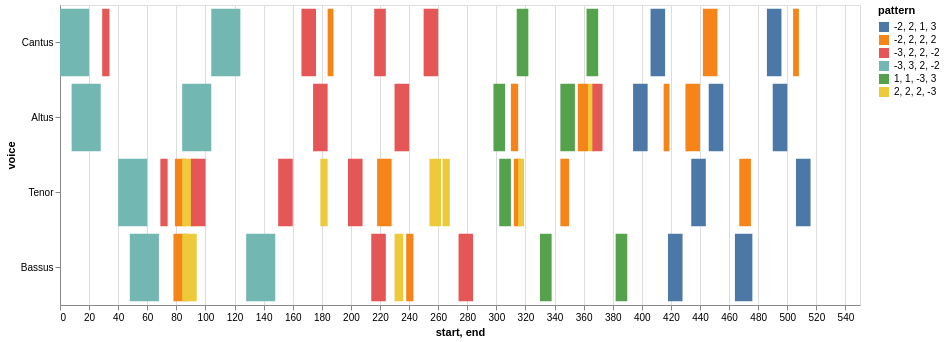
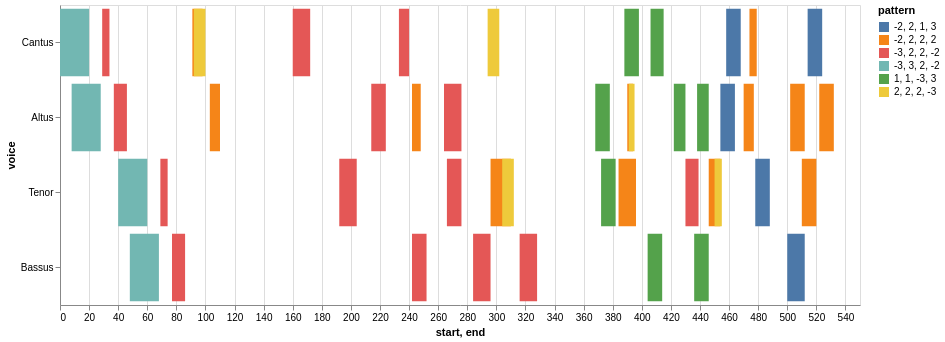
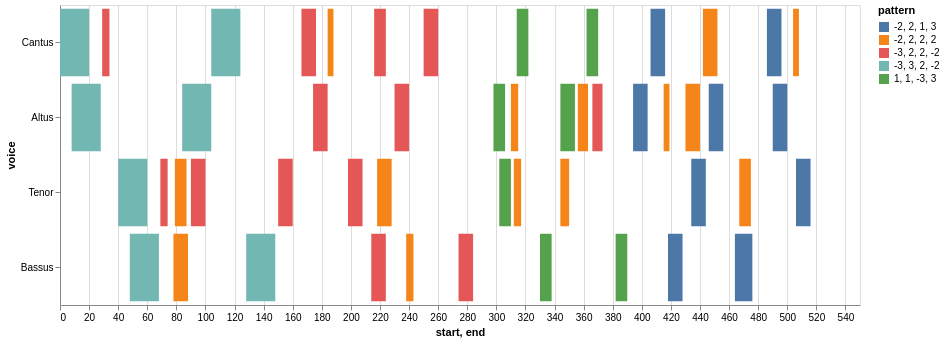
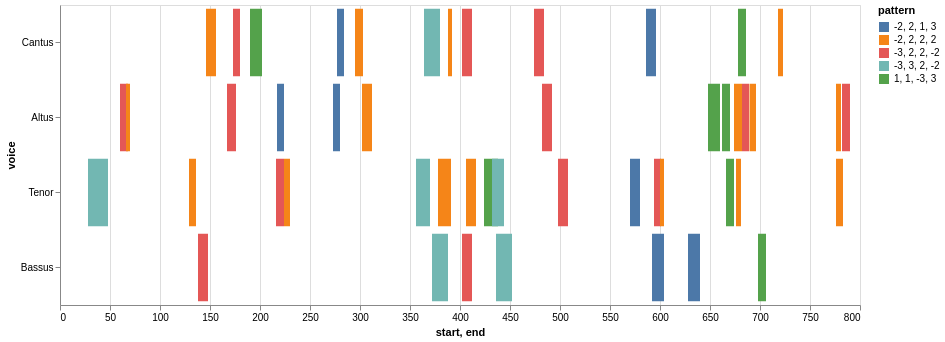

Source (notebook cell) for these figures, in order:
### Markdown cell above
## Now the Model Paired with Each Mass Movement

Showing only the 'shared' entries in each pair

### Code cell
# select the model from the list
model = piece_list[0]
prefix = 'https://crimproject.org/mei/' 
# prefix = 'Music_Files/'
url = prefix + model
model = importScore(url)

# find entries for model
nr = model.notes(combineUnisons=combineUnisons)
mel = model.melodic(df=nr, kind=kind, compound=False, unit=0, end=False)
mod_mel_ngrams = model.ngrams(df=mel, n=n)
mod_entry_ngrams = model.entries(df=mel, n=n, thematic=True, anywhere=True)
mod_mel_ngrams_duration = model.durations(df=mel, n=n, mask_df=mod_entry_ngrams)
mod_entries_stack = list(mod_entry_ngrams.stack().unique())

# find entries mass movements:
mass_movements = piece_list[1:6]

for movement in mass_movements:
    
    prefix = 'https://crimproject.org/mei/' 
    url = prefix + movement
    m_movement = importScore(url)
    nr = m_movement.notes(combineUnisons=combineUnisons)
    mel = m_movement.melodic(df=nr, kind=kind, compound=False, unit=0, end=False)
    mass_mvmt_mel_ngrams = m_movement.ngrams(df=mel, n=n)
    mass_mvmt_entries = m_movement.entries(df=mel, n=n, thematic=True, anywhere=True)
    mass_mvmt_mel_ngrams_duration = m_movement.durations(df=mel, n=n, mask_df=mass_mvmt_entries)
    mass_mvmt_entries_stack = mass_mvmt_entries.stack()

    
    # find shared entries
    
    shared_entries = list(set(mass_mvmt_entries_stack).intersection(mod_entries_stack))

    # print model metadata and chart
    print(model.metadata)

    display(viz.plot_ngrams_heatmap(mod_entry_ngrams, mod_mel_ngrams_duration, 
                        selected_patterns=shared_entries,
                        voices=[])) #.plot_ngrams_heatmap(entry_ngrams,


    # print mass movement metadata and chart
    print(m_movement.metadata)
    display(viz.plot_ngrams_heatmap(mass_mvmt_entries, mass_mvmt_mel_ngrams_duration, 
                                selected_patterns=shared_entries,
                                voices=[])) #.plot_ngrams_heatmap(entry_ngrams,

### Figure 1 — Vega-Lite specification as saved in the notebook (floating-point values rounded to 4 significant figures)
{"config": {"view": {"continuousWidth": 400, "continuousHeight": 300}}, "data": {"name": "data-013012e6e647ba80bcb718c33ed2841b"}, "mark": "bar", "encoding": {"color": {"field": "pattern", "type": "nominal"}, "opacity": {"condition": {"value": 1, "selection": "selector020"}, "value": 0.2}, "tooltip": [{"field": "start", "type": "quantitative"}, {"field": "end", "type": "quantitative"}, {"field": "pattern", "type": "nominal"}], "x": {"field": "start", "type": "quantitative"}, "x2": {"field": "end"}, "y": {"field": "voice", "sort": null, "type": "nominal"}}, "height": 300, "selection": {"selector020": {"type": "multi", "fields": ["pattern"]}}, "width": 800, "$schema": "https://vega.github.io/schema/vega-lite/v4.17.0.json", "datasets": {"data-013012e6e647ba80bcb718c33ed2841b": [{"start": 0.0, "voice": "Cantus", "pattern": "-3, 3, 2, -2", "end": 20.0}, {"start": 29.0, "voice": "Cantus", "pattern": "-3, 2, 2, -2", "end": 34.0}, {"start": 104.0, "voice": "Cantus", "pattern": "-3, 3, 2, -2", "end": 124.0}, {"start": 166.0, "voice": "Cantus", "pattern": "-3, 2, 2, -2", "end": 176.0}, {"start": 184.0, "voice": "Cantus", "pattern": "-2, 2, 2, 2", "end": 188.0}, {"start": 216.0, "voice": "Cantus", "pattern": "-3, 2, 2, -2", "end": 224.0}, {"start": 250.0, "voice": "Cantus", "pattern": "-3, 2, 2, -2", "end": 260.0}, {"start": 314.0, "voice": "Cantus", "pattern": "1, 1, -3, 3", "end": 322.0}, {"start": 362.0, "voice": "Cantus", "pattern": "1, 1, -3, 3", "end": 370.0}, {"start": 406.0, "voice": "Cantus", "pattern": "-2, 2, 1, 3", "end": 416.0}, {"start": 442.0, "voice": "Cantus", "pattern": "-2, 2, 2, 2", "end": 452.0}, {"start": 486.0, "voice": "Cantus", "pattern": "-2, 2, 1, 3", "end": 496.0}, {"start": 504.0, "voice": "Cantus", "pattern": "-2, 2, 2, 2", "end": 508.0}, {"start": 8.0, "voice": "Altus", "pattern": "-3, 3, 2, -2", "end": 28.0}, {"start": 84.0, "voice": "Altus", "pattern": "-3, 3, 2, -2", "end": 104.0}, {"start": 174.0, "voice": "Altus", "pattern": "-3, 2, 2, -2", "end": 184.0}, {"start": 230.0, "voice": "Altus", "pattern": "-3, 2, 2, -2", "end": 240.0}, {"start": 298.0, "voice": "Altus", "pattern": "1, 1, -3, 3", "end": 306.0}, {"start": 310.0, "voice": "Altus", "pattern": "-2, 2, 2, 2", "end": 315.0}, {"start": 344.0, "voice": "Altus", "pattern": "1, 1, -3, 3", "end": 354.0}, {"start": 356.0, "voice": "Altus", "pattern": "-2, 2, 2, 2", "end": 363.0}, {"start": 363.0, "voice": "Altus", "pattern": "2, 2, 2, -3", "end": 367.0}, {"start": 366.0, "voice": "Altus", "pattern": "-3, 2, 2, -2", "end": 373.0}, {"start": 394.0, "voice": "Altus", "pattern": "-2, 2, 1, 3", "end": 404.0}, {"start": 415.0, "voice": "Altus", "pattern": "-2, 2, 2, 2", "end": 419.0}, {"start": 430.0, "voice": "Altus", "pattern": "-2, 2, 2, 2", "end": 440.0}, {"start": 446.0, "voice": "Altus", "pattern": "-2, 2, 1, 3", "end": 456.0}, {"start": 490.0, "voice": "Altus", "pattern": "-2, 2, 1, 3", "end": 500.0}, {"start": 40.0, "voice": "Tenor", "pattern": "-3, 3, 2, -2", "end": 60.0}, {"start": 69.0, "voice": "Tenor", "pattern": "-3, 2, 2, -2", "end": 74.0}, {"start": 79.0, "voice": "Tenor", "pattern": "-2, 2, 2, 2", "end": 87.0}, {"start": 84.0, "voice": "Tenor", "pattern": "2, 2, 2, -3", "end": 94.0}, {"start": 90.0, "voice": "Tenor", "pattern": "-3, 2, 2, -2", "end": 100.0}, {"start": 150.0, "voice": "Tenor", "pattern": "-3, 2, 2, -2", "end": 160.0}, {"start": 179.0, "voice": "Tenor", "pattern": "2, 2, 2, -3", "end": 184.0}, {"start": 198.0, "voice": "Tenor", "pattern": "-3, 2, 2, -2", "end": 208.0}, {"start": 218.0, "voice": "Tenor", "pattern": "-2, 2, 2, 2", "end": 228.0}, {"start": 254.0, "voice": "Tenor", "pattern": "2, 2, 2, -3", "end": 262.0}, {"start": 263.0, "voice": "Tenor", "pattern": "2, 2, 2, -3", "end": 268.0}, {"start": 302.0, "voice": "Tenor", "pattern": "1, 1, -3, 3", "end": 310.0}, {"start": 312.0, "voice": "Tenor", "pattern": "-2, 2, 2, 2", "end": 317.0}, {"start": 315.0, "voice": "Tenor", "pattern": "2, 2, 2, -3", "end": 319.0}, {"start": 344.0, "voice": "Tenor", "pattern": "-2, 2, 2, 2", "end": 350.0}, {"start": 434.0, "voice": "Tenor", "pattern": "-2, 2, 1, 3", "end": 444.0}, {"start": 467.0, "voice": "Tenor", "pattern": "-2, 2, 2, 2", "end": 475.0}, {"start": 506.0, "voice": "Tenor", "pattern": "-2, 2, 1, 3", "end": 516.0}, {"start": 48.0, "voice": "Bassus", "pattern": "-3, 3, 2, -2", "end": 68.0}, {"start": 78.0, "voice": "Bassus", "pattern": "-2, 2, 2, 2", "end": 88.0}, {"start": 84.0, "voice": "Bassus", "pattern": "2, 2, 2, -3", "end": 94.0}, {"start": 128.0, "voice": "Bassus", "pattern": "-3, 3, 2, -2", "end": 148.0}, {"start": 214.0, "voice": "Bassus", "pattern": "-3, 2, 2, -2", "end": 224.0}, {"start": 230.0, "voice": "Bassus", "pattern": "2, 2, 2, -3", "end": 236.0}, {"start": 238.0, "voice": "Bassus", "pattern": "-2, 2, 2, 2", "end": 243.0}, {"start": 274.0, "voice": "Bassus", "pattern": "-3, 2, 2, -2", "end": 284.0}, {"start": 330.0, "voice": "Bassus", "pattern": "1, 1, -3, 3", "end": 338.0}, {"start": 382.0, "voice": "Bassus", "pattern": "1, 1, -3, 3", "end": 390.0}, {"start": 418.0, "voice": "Bassus", "pattern": "-2, 2, 1, 3", "end": 428.0}, {"start": 464.0, "voice": "Bassus", "pattern": "-2, 2, 1, 3", "end": 476.0}]}}

### Figure 2 — Vega-Lite specification as saved in the notebook (floating-point values rounded to 4 significant figures)
{"config": {"view": {"continuousWidth": 400, "continuousHeight": 300}}, "data": {"name": "data-01be9d7d100cb99664e1f2adacc27492"}, "mark": "bar", "encoding": {"color": {"field": "pattern", "type": "nominal"}, "opacity": {"condition": {"value": 1, "selection": "selector021"}, "value": 0.2}, "tooltip": [{"field": "start", "type": "quantitative"}, {"field": "end", "type": "quantitative"}, {"field": "pattern", "type": "nominal"}], "x": {"field": "start", "type": "quantitative"}, "x2": {"field": "end"}, "y": {"field": "voice", "sort": null, "type": "nominal"}}, "height": 300, "selection": {"selector021": {"type": "multi", "fields": ["pattern"]}}, "width": 800, "$schema": "https://vega.github.io/schema/vega-lite/v4.17.0.json", "datasets": {"data-01be9d7d100cb99664e1f2adacc27492": [{"start": 0.0, "voice": "Cantus", "pattern": "-3, 3, 2, -2", "end": 20.0}, {"start": 29.0, "voice": "Cantus", "pattern": "-3, 2, 2, -2", "end": 34.0}, {"start": 91.0, "voice": "Cantus", "pattern": "-2, 2, 2, 2", "end": 98.0}, {"start": 92.0, "voice": "Cantus", "pattern": "2, 2, 2, -3", "end": 100.0}, {"start": 160.0, "voice": "Cantus", "pattern": "-3, 2, 2, -2", "end": 172.0}, {"start": 233.0, "voice": "Cantus", "pattern": "-3, 2, 2, -2", "end": 240.0}, {"start": 294.0, "voice": "Cantus", "pattern": "2, 2, 2, -3", "end": 302.0}, {"start": 388.0, "voice": "Cantus", "pattern": "1, 1, -3, 3", "end": 398.0}, {"start": 406.0, "voice": "Cantus", "pattern": "1, 1, -3, 3", "end": 415.0}, {"start": 458.0, "voice": "Cantus", "pattern": "-2, 2, 1, 3", "end": 468.0}, {"start": 474.0, "voice": "Cantus", "pattern": "-2, 2, 2, 2", "end": 479.0}, {"start": 514.0, "voice": "Cantus", "pattern": "-2, 2, 1, 3", "end": 524.0}, {"start": 8.0, "voice": "Altus", "pattern": "-3, 3, 2, -2", "end": 28.0}, {"start": 37.0, "voice": "Altus", "pattern": "-3, 2, 2, -2", "end": 46.0}, {"start": 103.0, "voice": "Altus", "pattern": "-2, 2, 2, 2", "end": 110.0}, {"start": 214.0, "voice": "Altus", "pattern": "-3, 2, 2, -2", "end": 224.0}, {"start": 242.0, "voice": "Altus", "pattern": "-2, 2, 2, 2", "end": 248.0}, {"start": 264.0, "voice": "Altus", "pattern": "-3, 2, 2, -2", "end": 276.0}, {"start": 368.0, "voice": "Altus", "pattern": "1, 1, -3, 3", "end": 378.0}, {"start": 390.0, "voice": "Altus", "pattern": "-2, 2, 2, 2", "end": 394.0}, {"start": 391.0, "voice": "Altus", "pattern": "2, 2, 2, -3", "end": 395.0}, {"start": 422.0, "voice": "Altus", "pattern": "1, 1, -3, 3", "end": 430.0}, {"start": 438.0, "voice": "Altus", "pattern": "1, 1, -3, 3", "end": 446.0}, {"start": 454.0, "voice": "Altus", "pattern": "-2, 2, 1, 3", "end": 464.0}, {"start": 470.0, "voice": "Altus", "pattern": "-2, 2, 2, 2", "end": 477.0}, {"start": 502.0, "voice": "Altus", "pattern": "-2, 2, 2, 2", "end": 512.0}, {"start": 522.0, "voice": "Altus", "pattern": "-2, 2, 2, 2", "end": 532.0}, {"start": 40.0, "voice": "Tenor", "pattern": "-3, 3, 2, -2", "end": 60.0}, {"start": 69.0, "voice": "Tenor", "pattern": "-3, 2, 2, -2", "end": 74.0}, {"start": 192.0, "voice": "Tenor", "pattern": "-3, 2, 2, -2", "end": 204.0}, {"start": 266.0, "voice": "Tenor", "pattern": "-3, 2, 2, -2", "end": 276.0}, {"start": 296.0, "voice": "Tenor", "pattern": "-2, 2, 2, 2", "end": 310.0}, {"start": 304.0, "voice": "Tenor", "pattern": "2, 2, 2, -3", "end": 312.0}, {"start": 372.0, "voice": "Tenor", "pattern": "1, 1, -3, 3", "end": 382.0}, {"start": 384.0, "voice": "Tenor", "pattern": "-2, 2, 2, 2", "end": 396.0}, {"start": 430.0, "voice": "Tenor", "pattern": "-3, 2, 2, -2", "end": 439.0}, {"start": 446.0, "voice": "Tenor", "pattern": "-2, 2, 2, 2", "end": 454.0}, {"start": 450.0, "voice": "Tenor", "pattern": "2, 2, 2, -3", "end": 455.0}, {"start": 478.0, "voice": "Tenor", "pattern": "-2, 2, 1, 3", "end": 488.0}, {"start": 510.0, "voice": "Tenor", "pattern": "-2, 2, 2, 2", "end": 520.0}, {"start": 48.0, "voice": "Bassus", "pattern": "-3, 3, 2, -2", "end": 68.0}, {"start": 77.0, "voice": "Bassus", "pattern": "-3, 2, 2, -2", "end": 86.0}, {"start": 242.0, "voice": "Bassus", "pattern": "-3, 2, 2, -2", "end": 252.0}, {"start": 284.0, "voice": "Bassus", "pattern": "-3, 2, 2, -2", "end": 296.0}, {"start": 316.0, "voice": "Bassus", "pattern": "-3, 2, 2, -2", "end": 328.0}, {"start": 404.0, "voice": "Bassus", "pattern": "1, 1, -3, 3", "end": 414.0}, {"start": 436.0, "voice": "Bassus", "pattern": "1, 1, -3, 3", "end": 446.0}, {"start": 500.0, "voice": "Bassus", "pattern": "-2, 2, 1, 3", "end": 512.0}]}}

### Figure 3 — Vega-Lite specification as saved in the notebook (floating-point values rounded to 4 significant figures)
{"config": {"view": {"continuousWidth": 400, "continuousHeight": 300}}, "data": {"name": "data-44975e3e2d44b38c47da54573abdeed3"}, "mark": "bar", "encoding": {"color": {"field": "pattern", "type": "nominal"}, "opacity": {"condition": {"value": 1, "selection": "selector022"}, "value": 0.2}, "tooltip": [{"field": "start", "type": "quantitative"}, {"field": "end", "type": "quantitative"}, {"field": "pattern", "type": "nominal"}], "x": {"field": "start", "type": "quantitative"}, "x2": {"field": "end"}, "y": {"field": "voice", "sort": null, "type": "nominal"}}, "height": 300, "selection": {"selector022": {"type": "multi", "fields": ["pattern"]}}, "width": 800, "$schema": "https://vega.github.io/schema/vega-lite/v4.17.0.json", "datasets": {"data-44975e3e2d44b38c47da54573abdeed3": [{"start": 0.0, "voice": "Cantus", "pattern": "-3, 3, 2, -2", "end": 20.0}, {"start": 29.0, "voice": "Cantus", "pattern": "-3, 2, 2, -2", "end": 34.0}, {"start": 104.0, "voice": "Cantus", "pattern": "-3, 3, 2, -2", "end": 124.0}, {"start": 166.0, "voice": "Cantus", "pattern": "-3, 2, 2, -2", "end": 176.0}, {"start": 184.0, "voice": "Cantus", "pattern": "-2, 2, 2, 2", "end": 188.0}, {"start": 216.0, "voice": "Cantus", "pattern": "-3, 2, 2, -2", "end": 224.0}, {"start": 250.0, "voice": "Cantus", "pattern": "-3, 2, 2, -2", "end": 260.0}, {"start": 314.0, "voice": "Cantus", "pattern": "1, 1, -3, 3", "end": 322.0}, {"start": 362.0, "voice": "Cantus", "pattern": "1, 1, -3, 3", "end": 370.0}, {"start": 406.0, "voice": "Cantus", "pattern": "-2, 2, 1, 3", "end": 416.0}, {"start": 442.0, "voice": "Cantus", "pattern": "-2, 2, 2, 2", "end": 452.0}, {"start": 486.0, "voice": "Cantus", "pattern": "-2, 2, 1, 3", "end": 496.0}, {"start": 504.0, "voice": "Cantus", "pattern": "-2, 2, 2, 2", "end": 508.0}, {"start": 8.0, "voice": "Altus", "pattern": "-3, 3, 2, -2", "end": 28.0}, {"start": 84.0, "voice": "Altus", "pattern": "-3, 3, 2, -2", "end": 104.0}, {"start": 174.0, "voice": "Altus", "pattern": "-3, 2, 2, -2", "end": 184.0}, {"start": 230.0, "voice": "Altus", "pattern": "-3, 2, 2, -2", "end": 240.0}, {"start": 298.0, "voice": "Altus", "pattern": "1, 1, -3, 3", "end": 306.0}, {"start": 310.0, "voice": "Altus", "pattern": "-2, 2, 2, 2", "end": 315.0}, {"start": 344.0, "voice": "Altus", "pattern": "1, 1, -3, 3", "end": 354.0}, {"start": 356.0, "voice": "Altus", "pattern": "-2, 2, 2, 2", "end": 363.0}, {"start": 366.0, "voice": "Altus", "pattern": "-3, 2, 2, -2", "end": 373.0}, {"start": 394.0, "voice": "Altus", "pattern": "-2, 2, 1, 3", "end": 404.0}, {"start": 415.0, "voice": "Altus", "pattern": "-2, 2, 2, 2", "end": 419.0}, {"start": 430.0, "voice": "Altus", "pattern": "-2, 2, 2, 2", "end": 440.0}, {"start": 446.0, "voice": "Altus", "pattern": "-2, 2, 1, 3", "end": 456.0}, {"start": 490.0, "voice": "Altus", "pattern": "-2, 2, 1, 3", "end": 500.0}, {"start": 40.0, "voice": "Tenor", "pattern": "-3, 3, 2, -2", "end": 60.0}, {"start": 69.0, "voice": "Tenor", "pattern": "-3, 2, 2, -2", "end": 74.0}, {"start": 79.0, "voice": "Tenor", "pattern": "-2, 2, 2, 2", "end": 87.0}, {"start": 90.0, "voice": "Tenor", "pattern": "-3, 2, 2, -2", "end": 100.0}, {"start": 150.0, "voice": "Tenor", "pattern": "-3, 2, 2, -2", "end": 160.0}, {"start": 198.0, "voice": "Tenor", "pattern": "-3, 2, 2, -2", "end": 208.0}, {"start": 218.0, "voice": "Tenor", "pattern": "-2, 2, 2, 2", "end": 228.0}, {"start": 302.0, "voice": "Tenor", "pattern": "1, 1, -3, 3", "end": 310.0}, {"start": 312.0, "voice": "Tenor", "pattern": "-2, 2, 2, 2", "end": 317.0}, {"start": 344.0, "voice": "Tenor", "pattern": "-2, 2, 2, 2", "end": 350.0}, {"start": 434.0, "voice": "Tenor", "pattern": "-2, 2, 1, 3", "end": 444.0}, {"start": 467.0, "voice": "Tenor", "pattern": "-2, 2, 2, 2", "end": 475.0}, {"start": 506.0, "voice": "Tenor", "pattern": "-2, 2, 1, 3", "end": 516.0}, {"start": 48.0, "voice": "Bassus", "pattern": "-3, 3, 2, -2", "end": 68.0}, {"start": 78.0, "voice": "Bassus", "pattern": "-2, 2, 2, 2", "end": 88.0}, {"start": 128.0, "voice": "Bassus", "pattern": "-3, 3, 2, -2", "end": 148.0}, {"start": 214.0, "voice": "Bassus", "pattern": "-3, 2, 2, -2", "end": 224.0}, {"start": 238.0, "voice": "Bassus", "pattern": "-2, 2, 2, 2", "end": 243.0}, {"start": 274.0, "voice": "Bassus", "pattern": "-3, 2, 2, -2", "end": 284.0}, {"start": 330.0, "voice": "Bassus", "pattern": "1, 1, -3, 3", "end": 338.0}, {"start": 382.0, "voice": "Bassus", "pattern": "1, 1, -3, 3", "end": 390.0}, {"start": 418.0, "voice": "Bassus", "pattern": "-2, 2, 1, 3", "end": 428.0}, {"start": 464.0, "voice": "Bassus", "pattern": "-2, 2, 1, 3", "end": 476.0}]}}

### Figure 4 — Vega-Lite specification as saved in the notebook (floating-point values rounded to 4 significant figures)
{"config": {"view": {"continuousWidth": 400, "continuousHeight": 300}}, "data": {"name": "data-7afbc23f303ff42709e90ef765ad233b"}, "mark": "bar", "encoding": {"color": {"field": "pattern", "type": "nominal"}, "opacity": {"condition": {"value": 1, "selection": "selector023"}, "value": 0.2}, "tooltip": [{"field": "start", "type": "quantitative"}, {"field": "end", "type": "quantitative"}, {"field": "pattern", "type": "nominal"}], "x": {"field": "start", "type": "quantitative"}, "x2": {"field": "end"}, "y": {"field": "voice", "sort": null, "type": "nominal"}}, "height": 300, "selection": {"selector023": {"type": "multi", "fields": ["pattern"]}}, "width": 800, "$schema": "https://vega.github.io/schema/vega-lite/v4.17.0.json", "datasets": {"data-7afbc23f303ff42709e90ef765ad233b": [{"start": 146.0, "voice": "Cantus", "pattern": "-2, 2, 2, 2", "end": 156.0}, {"start": 173.0, "voice": "Cantus", "pattern": "-3, 2, 2, -2", "end": 180.0}, {"start": 190.0, "voice": "Cantus", "pattern": "1, 1, -3, 3", "end": 202.0}, {"start": 277.0, "voice": "Cantus", "pattern": "-2, 2, 1, 3", "end": 284.0}, {"start": 295.0, "voice": "Cantus", "pattern": "-2, 2, 2, 2", "end": 303.0}, {"start": 364.0, "voice": "Cantus", "pattern": "-3, 3, 2, -2", "end": 380.0}, {"start": 388.0, "voice": "Cantus", "pattern": "-2, 2, 2, 2", "end": 392.0}, {"start": 402.0, "voice": "Cantus", "pattern": "-3, 2, 2, -2", "end": 412.0}, {"start": 474.0, "voice": "Cantus", "pattern": "-3, 2, 2, -2", "end": 484.0}, {"start": 586.0, "voice": "Cantus", "pattern": "-2, 2, 1, 3", "end": 596.0}, {"start": 678.0, "voice": "Cantus", "pattern": "1, 1, -3, 3", "end": 686.0}, {"start": 718.0, "voice": "Cantus", "pattern": "-2, 2, 2, 2", "end": 723.0}, {"start": 60.0, "voice": "Altus", "pattern": "-3, 2, 2, -2", "end": 68.0}, {"start": 66.0, "voice": "Altus", "pattern": "-2, 2, 2, 2", "end": 70.0}, {"start": 167.0, "voice": "Altus", "pattern": "-3, 2, 2, -2", "end": 176.0}, {"start": 217.0, "voice": "Altus", "pattern": "-2, 2, 1, 3", "end": 224.0}, {"start": 273.0, "voice": "Altus", "pattern": "-2, 2, 1, 3", "end": 280.0}, {"start": 302.0, "voice": "Altus", "pattern": "-2, 2, 2, 2", "end": 312.0}, {"start": 482.0, "voice": "Altus", "pattern": "-3, 2, 2, -2", "end": 492.0}, {"start": 648.0, "voice": "Altus", "pattern": "1, 1, -3, 3", "end": 660.0}, {"start": 662.0, "voice": "Altus", "pattern": "1, 1, -3, 3", "end": 670.0}, {"start": 674.0, "voice": "Altus", "pattern": "-2, 2, 2, 2", "end": 682.0}, {"start": 682.0, "voice": "Altus", "pattern": "-3, 2, 2, -2", "end": 689.0}, {"start": 689.5, "voice": "Altus", "pattern": "-2, 2, 2, 2", "end": 696.0}, {"start": 776.0, "voice": "Altus", "pattern": "-2, 2, 2, 2", "end": 781.0}, {"start": 782.0, "voice": "Altus", "pattern": "-3, 2, 2, -2", "end": 790.0}, {"start": 28.0, "voice": "Tenor", "pattern": "-3, 3, 2, -2", "end": 48.0}, {"start": 129.0, "voice": "Tenor", "pattern": "-2, 2, 2, 2", "end": 136.0}, {"start": 216.0, "voice": "Tenor", "pattern": "-3, 2, 2, -2", "end": 224.0}, {"start": 224.0, "voice": "Tenor", "pattern": "-2, 2, 2, 2", "end": 230.0}, {"start": 356.0, "voice": "Tenor", "pattern": "-3, 3, 2, -2", "end": 370.0}, {"start": 378.0, "voice": "Tenor", "pattern": "-2, 2, 2, 2", "end": 391.0}, {"start": 406.0, "voice": "Tenor", "pattern": "-2, 2, 2, 2", "end": 416.0}, {"start": 424.0, "voice": "Tenor", "pattern": "1, 1, -3, 3", "end": 438.0}, {"start": 432.0, "voice": "Tenor", "pattern": "-3, 3, 2, -2", "end": 444.0}, {"start": 498.0, "voice": "Tenor", "pattern": "-3, 2, 2, -2", "end": 508.0}, {"start": 570.0, "voice": "Tenor", "pattern": "-2, 2, 1, 3", "end": 580.0}, {"start": 594.0, "voice": "Tenor", "pattern": "-3, 2, 2, -2", "end": 601.0}, {"start": 600.0, "voice": "Tenor", "pattern": "-2, 2, 2, 2", "end": 604.0}, {"start": 666.0, "voice": "Tenor", "pattern": "1, 1, -3, 3", "end": 674.0}, {"start": 676.0, "voice": "Tenor", "pattern": "-2, 2, 2, 2", "end": 681.0}, {"start": 776.0, "voice": "Tenor", "pattern": "-2, 2, 2, 2", "end": 783.0}, {"start": 138.0, "voice": "Bassus", "pattern": "-3, 2, 2, -2", "end": 148.0}, {"start": 372.0, "voice": "Bassus", "pattern": "-3, 3, 2, -2", "end": 388.0}, {"start": 402.0, "voice": "Bassus", "pattern": "-3, 2, 2, -2", "end": 412.0}, {"start": 436.0, "voice": "Bassus", "pattern": "-3, 3, 2, -2", "end": 452.0}, {"start": 592.0, "voice": "Bassus", "pattern": "-2, 2, 1, 3", "end": 604.0}, {"start": 628.0, "voice": "Bassus", "pattern": "-2, 2, 1, 3", "end": 640.0}, {"start": 698.0, "voice": "Bassus", "pattern": "1, 1, -3, 3", "end": 706.0}]}}
